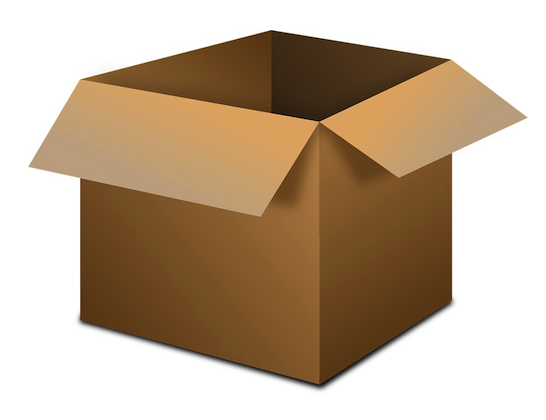
#> input picture machine_learning/82/box.png, 546 x 420 px
$ python corner.py
#> lines starting #> are read from the running program, lines starting #| are printed output that depends on the picture; after the words box and inside, x2 and y2 are one past the last pixel; in counts of white or black regions, pixels touching at a corner belong together
import numpy as np
import cv2
original_image = cv2.imread('box.png')
#> original_image is the input picture: shape (420, 546, 3); mean B, G, R 151.8, 173.6, 193.5
cv2.imshow('Original Image', original_image)
gray_image = cv2.cvtColor(original_image, cv2.COLOR_RGB2GRAY)
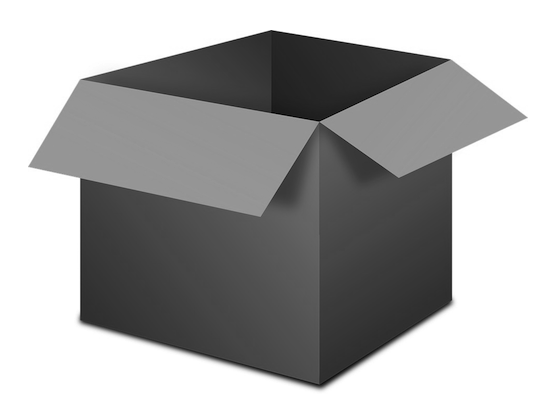
#> gray_image: shape (420, 546); min 0, max 255, mean 169.4
cv2.imshow('Gray Image', gray_image)
corner = cv2.cornerHarris(gray_image, 7, 5, 0.04)
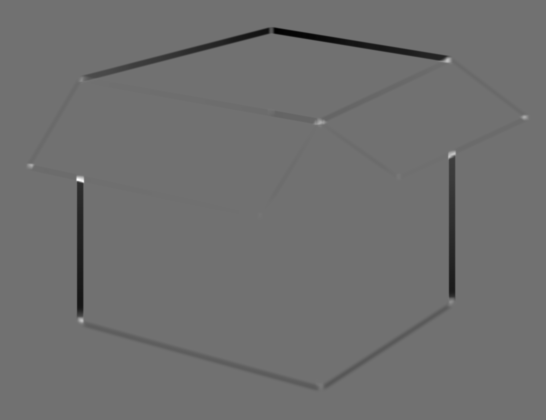
#> corner: shape (420, 546) float32; min -0.157, max 0.194, mean -0.00215; drawn with min black and max white
corner_image = cv2.dilate(corner, None)
cv2.imshow('Corner Image', corner_image)
threshold = corner_image.max() * 0.01
#> threshold = 0.00194
corner_max = corner_image > threshold
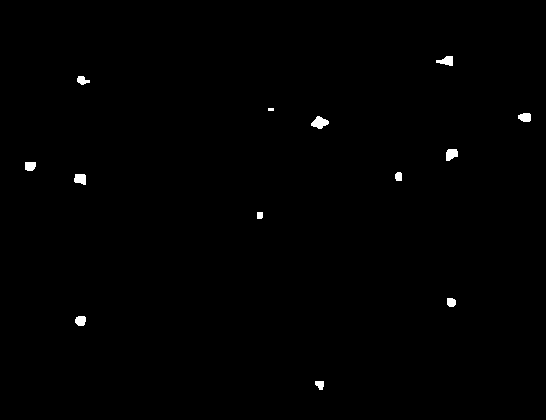
#> corner_max: shape (420, 546) bool; 0.47% white; 13 white regions (1 under 20 px), largest, box (x1, y1, x2, y2) and area: (311, 116, 329, 129) 144, (446, 149, 458, 161) 114, (436, 56, 453, 66) 111
original_image[corner_max] = [0, 0, 255]
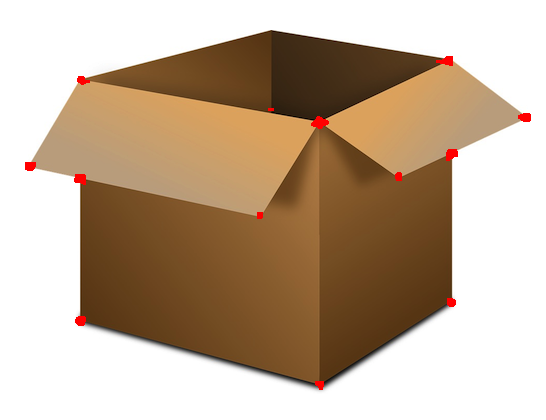
#> original_image: shape (420, 546, 3); 0.47% of pixels changed, all inside (x1, y1, x2, y2) = (25, 56, 531, 390)
cv2.imshow('Detected Image', original_image)
cv2.waitKey()
